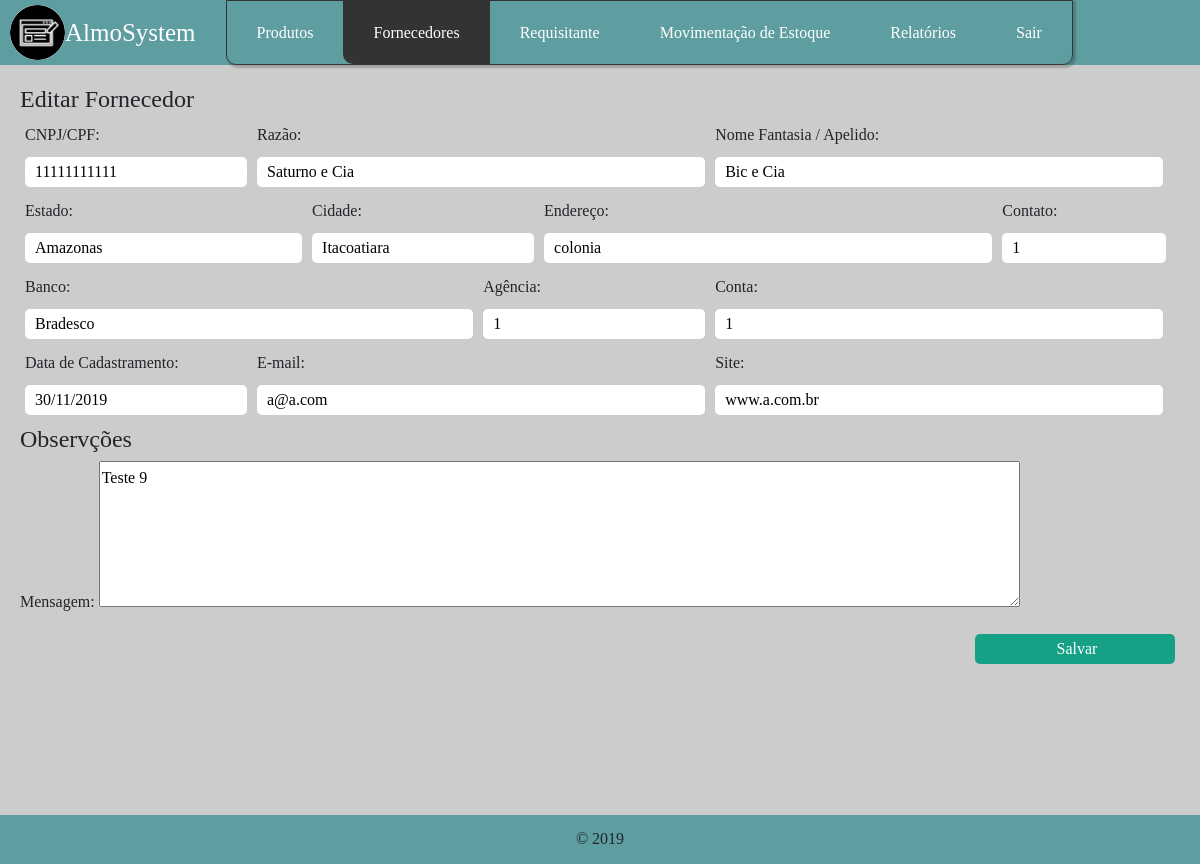
Screenshot of /view/atualizar-forn.php?codf=11111111111 (signed in) with the database file from the repository.
### tables this page shows
CREATE TABLE `fornecedores` (
  `cnpj` varchar(11) NOT NULL,
  `razao` varchar(255) NOT NULL,
  `fantasia` varchar(255) NOT NULL,
  `estado` varchar(255) NOT NULL,
  `cidade` varchar(255) NOT NULL,
  `endereco` varchar(255) NOT NULL,
  `contato` varchar(11) NOT NULL,
  `banco` varchar(255) NOT NULL,
  `agencia` varchar(11) NOT NULL,
  `conta` varchar(11) NOT NULL,
  `datacadastramento` varchar(10) NOT NULL,
  `email` varchar(50) NOT NULL,
  `site` varchar(255) NOT NULL,
  `mensagem` text NOT NULL
);

### bd/Conexao.php (called while the page is built)
<?php
	class Conexao{
		public function conexao(){
			$con = mysqli_connect("localhost","root","","almosystem")
			or die("ops!".mysqli_error());
			mysqli_set_charset($con,"utf8");
			return $con;
		}
	}
?>

### view/atualizar-forn.php (the view, shortened to what this page needs)
<!DOCTYPE html>
<html>
    <head>
        <link rel="stylesheet" href="../templates/bootstrap/css/bootstrap.min.css"/>
        <link rel="stylesheet" type="text/css" href="../templates/css/style.css"/>
    </head>
    <body>
        <header>
            <div class="icon-logo">
                <img src="../templates/imagens/iconPP.png"/>
                <h1>AlmoSystem</h1>
            </div>
            <div class="menu">
                <ul class="nav mr-auto">
                    <li class="nav-item dropdown">
                        <a class="item" href="" data-toggle="dropdown" aria-expanded="false">Produtos</a>
                    </li>
                    <li class="nav-item dropdown">
                        <a class="selecionado curva-esquerda item" href="" data-toggle="dropdown" aria-expanded="false">Fornecedores</a>
                    </li>
                    <li class="nav-item dropdown">
                        <a class="item" href="" data-toggle="dropdown" aria-expanded="false">Requisitante</a>
                    </li>
                    <li class="nav-item dropdown">
                        <a class="item" href="" data-toggle="dropdown" aria-expanded="false">Movimentação de Estoque</a>
                    </li>
                    <li class="nav-item"><a class="nav-link item" href="relatorios.php">Relatórios</a></li>
                    <li class="nav-item"><a class="nav-link item curva-direita" href="../bd/Sair.php">Sair</a></li>
                </ul>
            </div>
        </header>
        <?php
            require_once ('../bd/Conexao.php');
            $con = new Conexao();
            $cnpj = $_GET['codf'];
            $sql_f = "SELECT * FROM fornecedores WHERE cnpj = '$cnpj'";
            $result_f = mysqli_query($con->conexao(),$sql_f);
            while($sql_f = mysqli_fetch_array($result_f)){
        ?>
        <section>
             <form action="../action/edi-forn.php" method="post">
                <fieldset class="box-form"><legend>Editar Fornecedor</legend>
                    <div class="vertical">
                        <div class="horizontal w20">
                            <p><label for="cCNPJ">CNPJ/CPF:</label>
                            <input type="text" name="tCNPJ" value="<?php echo $sql_f['cnpj'];?>" id="cCNPJ" size="30" readonly/></p>
                        </div>
                        <div class="horizontal w40">
                            <p><label for="cRazao">Razão:</label>
                            <input type="text" name="tRazao" value="<?php echo $sql_f['razao'];?>" id="cRazao" size="30" readonly/></p>
                        </div>
                        <div class="horizontal w40">
                            <p><label for="cNomeFantasia">Nome Fantasia / Apelido:</label>
                            <input type="text" name="tNomeFantasia" value="<?php echo $sql_f['fantasia'];?>" id="cNomeFantasia" size="30" maxlength="100" placeholder="Digite uma Fantasia ou Apelido" required autofocus/></p>
                        </div>
                    </div>
                    <div class="vertical">
                        <div class="horizontal w25">
                            <p><label for="cEstado">Estado:</label>
                            <input type="text" name="tEstado" value="<?php echo $sql_f['estado'];?>" id="cEstado" size="50" maxlength="40" placeholder="Digite o Estado" required autofocus/></p>
                        </div>
                        <div class="horizontal w20">
                            <p><label for="cCidade">Cidade:</label>
                            <input type="text" name="tCidade" value="<?php echo $sql_f['cidade'];?>" id="cCidade" size="50" maxlength="40" placeholder="Digite a Cidade" required autofocus/></p>
                        </div>
                        <div class="horizontal w40">
                            <p><label for="cEndereco">Endereço:</label>
                            <input type="text" name="tEndereco" value="<?php echo $sql_f['endereco'];?>" id="cEndereco" size="50" maxlength="40" placeholder="Digite o Endereço" required autofocus/></p>
                        </div>
                        <div class="horizontal w15">
                            <p><label for="cTelefone1">Contato:</label>
                            <input type="text" name="tTelefone1" value="<?php echo $sql_f['contato'];?>" id="cTelefone1" size="50" maxlength="11" placeholder="(99) 9999-9999" required autofocus/></p>
                        </div>
                    </div>
                    <div class="vertical">
                        <div class="horizontal w40">
                            <p><label for="cBanco">Banco:</label>
                            <input type="text" name="tBanco" value="<?php echo $sql_f['banco'];?>" id="cBanco" size="30" maxlength="50" placeholder="Digite o nome do Banco" required autofocus/></p>
                        </div>
                        <div class="horizontal w20">
                            <p><label for="cAgencia">Agência:</label>
                            <input type="text" name="tAgencia" value="<?php echo $sql_f['agencia'];?>" id="cAgencia" size="30" maxlength="11" placeholder="0000" required autofocus/></p>
                        </div>
                        <div class="horizontal w40">
                            <p><label for="cConta">Conta:</label>
                            <input type="text" name="tConta" value="<?php echo $sql_f['conta'];?>" id="cConta" size="30" maxlength="11" placeholder="000000-0" required autofocus/></p>
                        </div>
                    </div>
                    <div class="vertical">
                        <div class="horizontal w20">
                            <p><label for="cDataCadastramento">Data de Cadastramento:</label>
                            <input type="text" name="tDataCadastramento" value="<?php echo $sql_f['datacadastramento'];?>" id="cDataCadastramento" size="30" readonly/></p>
                        </div>
                        <div class="horizontal w40">
                            <p><label for="cEmail">E-mail:</label>
                            <input type="text" name="tEmail" value="<?php echo $sql_f['email'];?>" id="cEmail" size="30" maxlength="40" placeholder="example@gmail.com" /></p>
                        </div>
                        <div class="horizontal w40">
                            <p><label for="cSite">Site:</label>
                            <input type="text" name="tSite" value="<?php echo $sql_f['site'];?>" id="cSite" size="30" maxlength="40" placeholder="www.example.com.br" /></p>
                        </div>
                    </div>
                </fieldset>
                <fieldset><legend>Observções</legend>
                    <p><label for="cMsg">Mensagem:</label>
                        <textarea name="tMsg" id="cMsg" cols="100" rows="5" placeholder="Deixa a sua mensagem"><?php echo $sql_f['mensagem'];?></textarea></p>
                        <div class="box-right">
                            <input class="w50 verde" type="submit" value="Salvar"/>
                        </div>
                </fieldset>
            </form>
        </section>
        <?php } ?>
        <footer>
            <p>&copy 2019</p>
        </footer>
    </body>
</html>

### templates/css/style.css (style rules this page uses)
body { box-sizing: border-box; padding: 0; margin: 0; font-family: "Century Gothic"; line-height: 1.75em; }
h1, p { margin: 0; }
header { background-color: cadetblue; width: 100%; height: 65px; display: flex; }
section { background-color: #CCCCCC; width: 100%; height: 750px; margin: auto auto; padding: 20px; box-sizing: border-box; }
footer { background-color: cadetblue; display: block; width: 100%; height: auto; padding-top: 10px; padding-bottom: 10.5px; text-align: center; }
input, select { box-sizing: border-box; width: 200px; height: 30px; border-radius: 5px; border-style: none; display: block; padding-left: 10px; border: none; }
input[type=submit],input[type=reset] { margin-top: 10px; width: 200px; float: right; cursor:pointer; }
.icon-logo { display: flex; align-items: center; height: 100%; padding-left: 10px; }
.icon-logo img { width: 55px; display: inline-block; background-color: #fff; border-radius: 50%; }
.icon-logo h1 { font-size: 25px; color: #fff; display: inline-block; }
.menu { display: flex; align-items: center; }
.menu ul { margin: 0 0 0 30px; height: 100%; text-align: center; border: 1px solid #333; border-radius: 0 0 10px 10px; box-shadow: 2px 2px 2px 1px rgba(0, 0, 0, 0.2); }
.menu { width: 100%; }
.menu ul li { display: inline-block; height: 100%; }
.menu ul li a { width: auto; padding: 0 30px; position: relative; display: inline-grid; cursor: pointer; height: 100%; align-items: center; text-align: center; text-decoration: none; }
.menu ul li { color: white; }
.item:focus, .item { color: #fff; }
.menu a { padding: 15px; display: block; text-align: center; text-decoration: none; }
.box-right { width: 25%; float: right; }
.box-form input, .box-form p, .box-form select { display: block; width: 100%; }
form .box-right input[type=submit],input[type=reset] { margin-right: 5px; color: white; }
.horizontal { display: inline-block; box-sizing: border-box; padding: 0 5px; }
.vertical { display: block; margin-bottom: 10px; box-sizing: border-box; display: flex; align-items: flex-end; }
.w15 { width: 15%; }
.w20 { width: 20%; }
.w25 { width: 24.75%; }
.w40 { width: 39.5%; }
.w50 { width: 49.5%; }
.verde { background-color: #16a085; }
.selecionado { background-color: #333; }
.curva-esquerda { border-radius: 0 0 0 10px; }
.curva-direita { border-radius: 0 0 10px 0; }

### rows the page displays
fornecedores: tCNPJ "11111111111", tRazao "Saturno e Cia", tNomeFantasia "Bic e Cia", tEstado "Amazonas", tCidade "Itacoatiara", tEndereco "colonia", tTelefone1 "1", tBanco "Bradesco", tAgencia "1", tConta "1", tDataCadastramento "30/11/2019", tEmail "a@a.com", tSite "www.a.com.br", tMsg "Teste 9"
